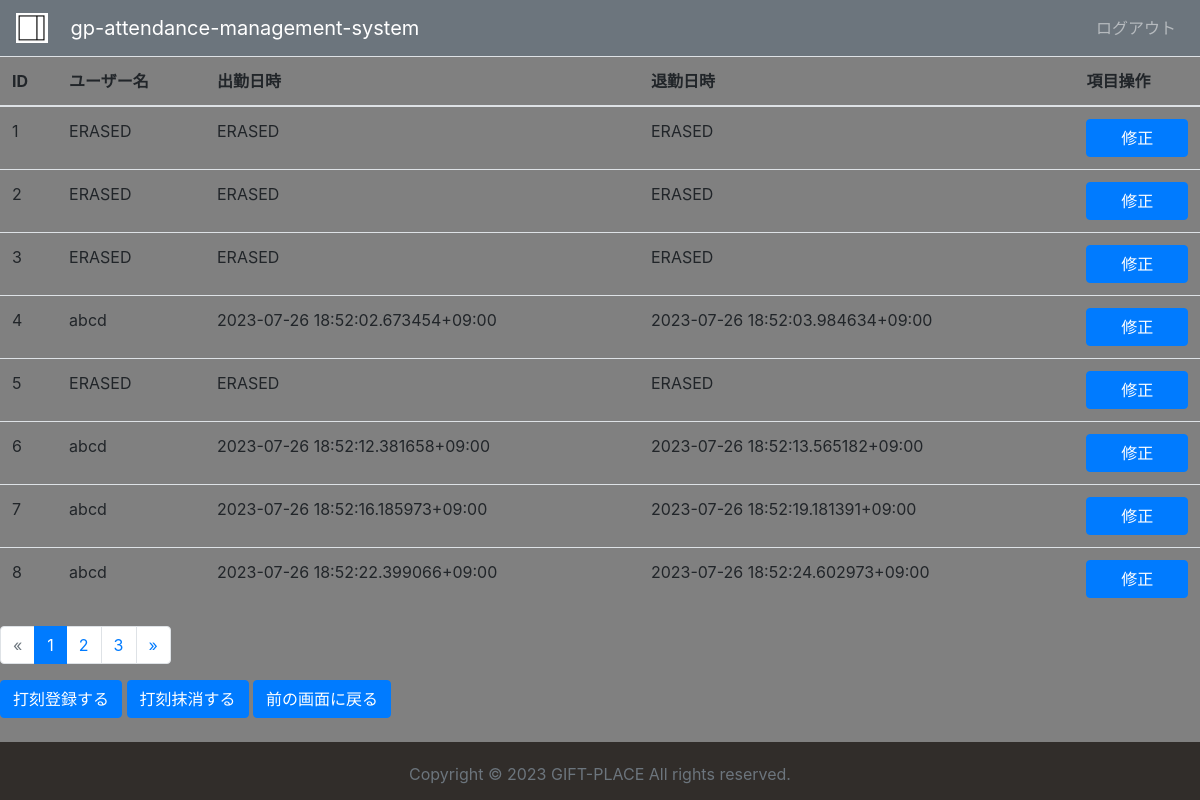
/show_attendance (signed in), run on an earlier commit of the app's database.
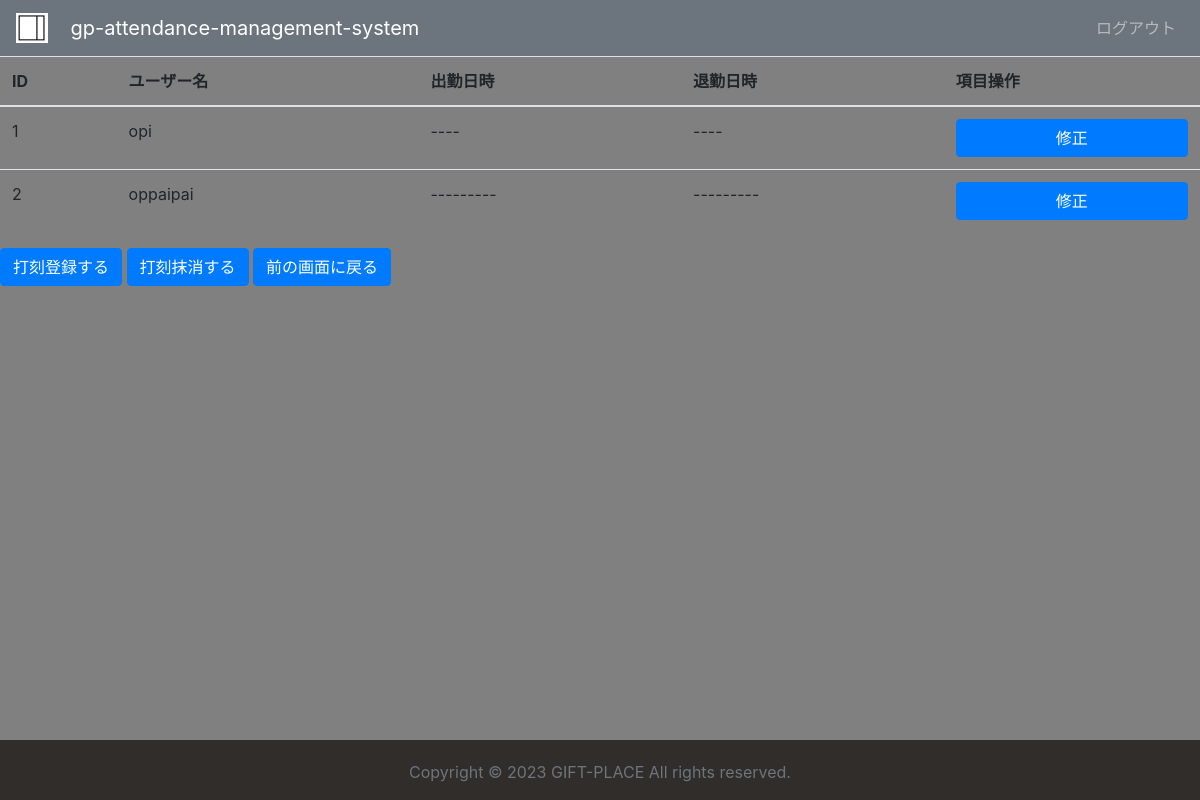
And on a later commit of the database.
### tables this page shows
CREATE TABLE attendance (id INTEGER NOT NULL PRIMARY KEY AUTOINCREMENT,
                                                        usr_nm TEXT NOT NULL, bgn_dttm TEXT NOT NULL, end_dttm TEXT NOT NULL);

### main.py (the view, shortened to what this page needs)
@app.route("/show_attendance", methods=["GET", "POST"])
def show_attendance():
    itms = []
    if request.method == "GET":
        if "is-admin" not in session:
            return redirect(url_for("admin_login"))
        elif session["is-admin"] == False:
            return redirect(url_for("admin_login"))
        conn = sqlite3.connect("app_tmm.db")
        cur = conn.cursor()
        sql1 = """CREATE TABLE IF NOT EXISTS attendance (id INTEGER NOT NULL PRIMARY KEY AUTOINCREMENT,
                                                        usr_nm TEXT NOT NULL, bgn_dttm TEXT NOT NULL, end_dttm TEXT NOT NULL);"""
        cur.execute(sql1)
        conn.commit()
        sql2 = """SELECT * FROM attendance;"""
        cur.execute(sql2)
        for row in cur.fetchall():
            itms.append(row)
        cur.close()
        conn.close()
        per_pg = 8
        pg = request.args.get(get_page_parameter(), type=int, default=1)
        pg_dat = itms[(pg - 1) * per_pg: pg * per_pg]
        pgntn = Pagination(page=pg, total=len(
            itms), per_page=per_pg, css_framework="bootstrap4")
        return render_template("show_attendance.html", pagination=pgntn, page_data=pg_dat)

### templates/show_attendance.html (shortened to what this page needs)
<!DOCTYPE html PUBLIC "-//W3C//DTD HTML 4.01//EN" "http://www.w3.org/TR/html4/strict.dtd">
<html lang="ja">
<head>
<linkrel="stylesheet" type="text/css" href="{{url_for('static', filename='styles.css')}}"/>
<link rel="stylesheet" type="text/css" href="{{url_for('static', filename='bootstrap(popper_bundled)/css/bootstrap.css')}}"/>
<link rel="stylesheet" type="text/css" href="{{url_for('static', filename='bootstrap(popper_bundled)/css/sticky-footer.css')}}"/>
</head>
<body style="background-color:gray;">
<header class="header">
<nav class="navbar navbar-expand-lg navbar-dark bg-secondary">
<img src="{{url_for('static', filename='logo.jpg')}}" width="32" hight="32">
<a class="navbar-brand" href="{{url_for('index')}}">&nbsp;&nbsp;&nbsp;&nbsp;gp-attendance-management-system</a>
<div class="collapse navbar-collapse justify-content-end" id="navbarNav4">
<ul class="navbar-nav">
<li class="nav-item">
<a class="nav-link" href="{{url_for('index')}}">ログアウト</a>
</li>
</ul>
</div>
</nav>
</header>
<table class="table">
<thead>
<tr>
<th scope="col1">ID</th>
<th scope="col1">ユーザー名</th>
<th scope="col1">出勤日時</th>
<th scope="col1">退勤日時</th>
<th scope="col1">項目操作</th>
</tr>
</thead>
<tbody>
<form method="post">
{% for item in page_data %}
<tr>
<td>{{item[0]}}</td>
<td>{{item[1]}}</td>
<td>{{item[2]}}</td>
<td>{{item[3]}}</td>
<td><input id="item-number-{{item[0]}}" name="item-number-{{item[0]}}" type="submit" class="btn btn-primary btn-block" value="修正" onclick="document.getElementById('hidden-item-number').value = '{{item[0]}}';"/></td>
</tr>
{% endfor %}
</form>
</tbody>
</table>
{{pagination.links}}
<a class="btn btn-primary" href="{{url_for('register_attendance')}}">打刻登録する</a>
<a class="btn btn-primary" href="{{url_for('erasure_attendance')}}">打刻抹消する</a>
<a class="btn btn-primary" href="{{url_for('admin_prompt')}}">前の画面に戻る</a>
<br>
<br>
<footer class="footer">
<div class="container text-center">
<p class="text-muted">Copyright &copy; 2023  GIFT-PLACE  All rights reserved.</p>
</div>
</footer>
</body>
</html>

What changed in the data, as far as the page shows it:
removed attendance: id "3", usr_nm "ERASED", bgn_dttm "ERASED", end_dttm "ERASED"
removed attendance: id "4", usr_nm "abcd", bgn_dttm "2023-07-26 18:52:02.673454+09:00", end_dttm "2023-07-26 18:52:03.984634+09:00"
removed attendance: id "5", usr_nm "ERASED", bgn_dttm "ERASED", end_dttm "ERASED"
removed attendance: id "6", usr_nm "abcd", bgn_dttm "2023-07-26 18:52:12.381658+09:00", end_dttm "2023-07-26 18:52:13.565182+09:00"
removed attendance: id "7", usr_nm "abcd", bgn_dttm "2023-07-26 18:52:16.185973+09:00", end_dttm "2023-07-26 18:52:19.181391+09:00"
removed attendance: id "8", usr_nm "abcd", bgn_dttm "2023-07-26 18:52:22.399066+09:00", end_dttm "2023-07-26 18:52:24.602973+09:00"
changed attendance id 1: usr_nm "ERASED" → "opi"; bgn_dttm "ERASED" → "----"; end_dttm "ERASED" → "----"
changed attendance id 2: usr_nm "ERASED" → "oppaipai"; bgn_dttm "ERASED" → "---------"; end_dttm "ERASED" → "---------"
Also different on the page:
{{ pagination.links }}: "« 1 2 3 »" → (not shown)
